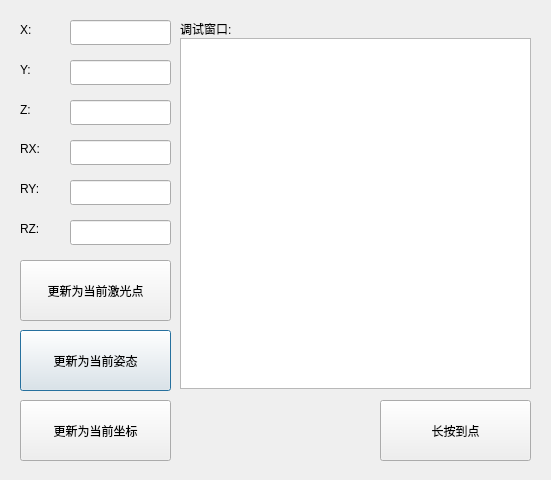
<?xml version="1.0" encoding="UTF-8"?>
<ui version="4.0">
 <class>arrvepointtestDlg</class>
 <widget class="QDialog" name="arrvepointtestDlg">
  <property name="geometry">
   <rect>
    <x>0</x>
    <y>0</y>
    <width>551</width>
    <height>480</height>
   </rect>
  </property>
  <property name="windowTitle">
   <string>Dialog</string>
  </property>
  <widget class="QLabel" name="label_7">
   <property name="geometry">
    <rect>
     <x>20</x>
     <y>100</y>
     <width>31</width>
     <height>20</height>
    </rect>
   </property>
   <property name="text">
    <string>Z:</string>
   </property>
  </widget>
  <widget class="QLineEdit" name="lineEdit_Y">
   <property name="geometry">
    <rect>
     <x>70</x>
     <y>60</y>
     <width>101</width>
     <height>25</height>
    </rect>
   </property>
  </widget>
  <widget class="QLineEdit" name="lineEdit_RX">
   <property name="geometry">
    <rect>
     <x>70</x>
     <y>140</y>
     <width>101</width>
     <height>25</height>
    </rect>
   </property>
  </widget>
  <widget class="QLineEdit" name="lineEdit_X">
   <property name="geometry">
    <rect>
     <x>70</x>
     <y>20</y>
     <width>101</width>
     <height>25</height>
    </rect>
   </property>
  </widget>
  <widget class="QLineEdit" name="lineEdit_Z">
   <property name="geometry">
    <rect>
     <x>70</x>
     <y>100</y>
     <width>101</width>
     <height>25</height>
    </rect>
   </property>
  </widget>
  <widget class="QLineEdit" name="lineEdit_RZ">
   <property name="geometry">
    <rect>
     <x>70</x>
     <y>220</y>
     <width>101</width>
     <height>25</height>
    </rect>
   </property>
  </widget>
  <widget class="QLabel" name="label_5">
   <property name="geometry">
    <rect>
     <x>20</x>
     <y>20</y>
     <width>31</width>
     <height>20</height>
    </rect>
   </property>
   <property name="text">
    <string>X:</string>
   </property>
  </widget>
  <widget class="QLabel" name="label_13">
   <property name="geometry">
    <rect>
     <x>20</x>
     <y>140</y>
     <width>51</width>
     <height>17</height>
    </rect>
   </property>
   <property name="text">
    <string>RX:</string>
   </property>
  </widget>
  <widget class="QLabel" name="label_6">
   <property name="geometry">
    <rect>
     <x>20</x>
     <y>60</y>
     <width>31</width>
     <height>20</height>
    </rect>
   </property>
   <property name="text">
    <string>Y:</string>
   </property>
  </widget>
  <widget class="QLabel" name="label_15">
   <property name="geometry">
    <rect>
     <x>20</x>
     <y>220</y>
     <width>51</width>
     <height>17</height>
    </rect>
   </property>
   <property name="text">
    <string>RZ:</string>
   </property>
  </widget>
  <widget class="QLineEdit" name="lineEdit_RY">
   <property name="geometry">
    <rect>
     <x>70</x>
     <y>180</y>
     <width>101</width>
     <height>25</height>
    </rect>
   </property>
  </widget>
  <widget class="QLabel" name="label_14">
   <property name="geometry">
    <rect>
     <x>20</x>
     <y>180</y>
     <width>51</width>
     <height>17</height>
    </rect>
   </property>
   <property name="text">
    <string>RY:</string>
   </property>
  </widget>
  <widget class="QPushButton" name="updatapose">
   <property name="geometry">
    <rect>
     <x>20</x>
     <y>330</y>
     <width>151</width>
     <height>61</height>
    </rect>
   </property>
   <property name="text">
    <string>更新为当前姿态</string>
   </property>
  </widget>
  <widget class="QPushButton" name="updataleaser">
   <property name="geometry">
    <rect>
     <x>20</x>
     <y>260</y>
     <width>151</width>
     <height>61</height>
    </rect>
   </property>
   <property name="text">
    <string>更新为当前激光点</string>
   </property>
  </widget>
  <widget class="QTextBrowser" name="record">
   <property name="geometry">
    <rect>
     <x>180</x>
     <y>38</y>
     <width>351</width>
     <height>351</height>
    </rect>
   </property>
  </widget>
  <widget class="QLabel" name="label_8">
   <property name="geometry">
    <rect>
     <x>180</x>
     <y>20</y>
     <width>67</width>
     <height>17</height>
    </rect>
   </property>
   <property name="text">
    <string>调试窗口:</string>
   </property>
  </widget>
  <widget class="QPushButton" name="arriveBtn">
   <property name="geometry">
    <rect>
     <x>380</x>
     <y>400</y>
     <width>151</width>
     <height>61</height>
    </rect>
   </property>
   <property name="text">
    <string>长按到点</string>
   </property>
  </widget>
  <widget class="QPushButton" name="updatapos">
   <property name="geometry">
    <rect>
     <x>20</x>
     <y>400</y>
     <width>151</width>
     <height>61</height>
    </rect>
   </property>
   <property name="text">
    <string>更新为当前坐标</string>
   </property>
  </widget>
 </widget>
 <resources/>
 <connections/>
</ui>
